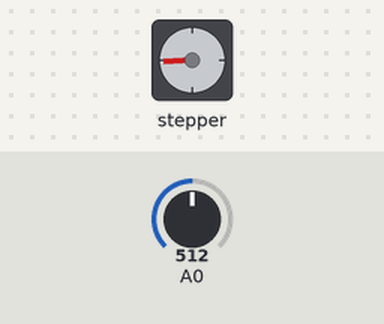
The sketch below on a simulated Arduino Uno, built with avr-gcc and run on an emulated ATmega328P. On the bench: stepper motor. The test bench sets the inputs (shaded band); at power-on: A0 = 512. Stepper angles assume 200 steps per turn.

Above: at 1.2 s.
1.3 s: A0 set to 716
At 1.67 s:
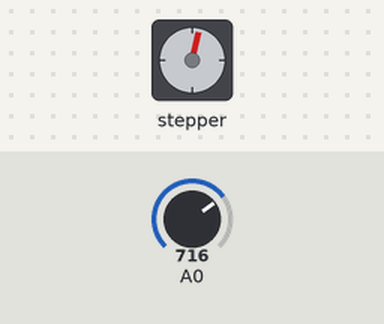
4.3 s: A0 set to 900
7.3 s: A0 set to 0
At 7.3 s:
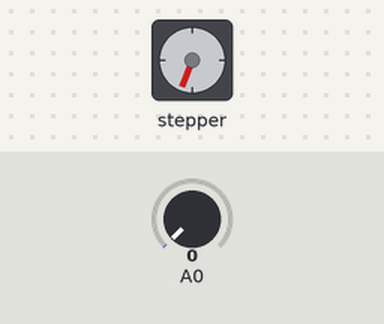
8.8 s: A0 set to 3
10.3 s: A0 set to 6
At 13.45 s:
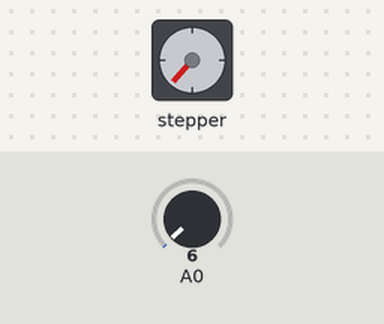
Timing chart, 0 to 41.8 s (numbered marks = the images above; inputs shaded):
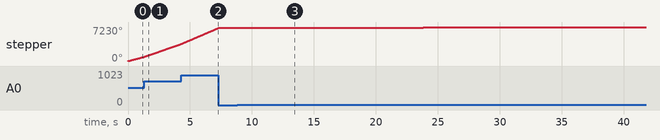

The sketch:

code.ino
```cpp
#include <Stepper.h>

const int stPerRev = 200;


//the stepper library
Stepper myStepper(stPerRev, 8, 9, 10, 11);

int stepCount = 0;

void setup() {
}

void loop() {
  int sensorReading = analogRead(A0);
  int motorSpeed = map(sensorReading, 0, 1023, 0, 250);
  if (motorSpeed > 0) {
    myStepper.setSpeed(motorSpeed);
    myStepper.step(stPerRev / 100);
  }
}
```

Measured:
- the behaviour switches between 4 and 5 on A0 (found by bisection; images 2 and 3)
- after the input at 7.3 s, stepper: stops changing and stays 7041°
- after the input at 8.8 s, every drawn part: stays the same
- after the input at 10.3 s, stepper: keeps turning clockwise at about 6°/s, starting at once
